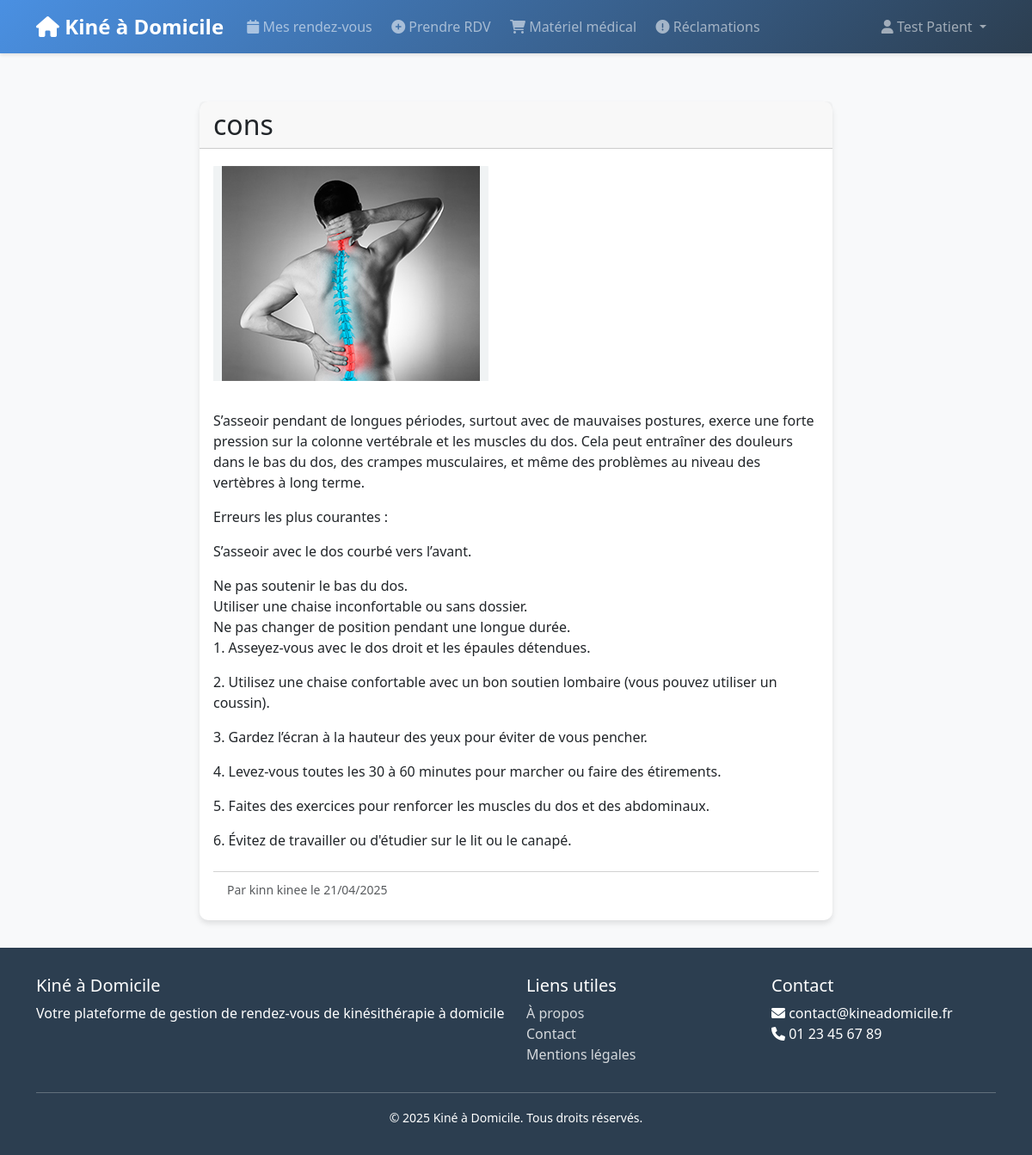
The page /appointments/conseils/1/ (signed in) on the database its author committed.
### users/models.py (models this page shows)
class Utilisateur(AbstractUser):
    class Role(models.TextChoices):
        ADMIN = 'ADMIN', _('Administrateur')
        PATIENT = 'PATIENT', _('Patient')
        KINE = 'KINE', _('Kinésithérapeute')
        VENDEUR = 'VENDEUR', _('Vendeur')
    role = models.CharField(
        max_length=10,
        choices=Role.choices,
        default=Role.PATIENT,
    )
    date_naissance = models.DateField(null=True, blank=True)
    telephone = models.CharField(max_length=15, blank=True)

### appointments/models.py (models this page shows, shortened)
class Conseil(models.Model):
    TYPE_CHOICES = [
        ('CONSEIL', 'Conseil'),
        ('VIDEO', 'Vidéo'),
        ('IMAGE', 'Image'),
    ]
    kine = models.ForeignKey(Utilisateur, on_delete=models.CASCADE, related_name='conseils')
    titre = models.CharField(max_length=200)
    type_contenu = models.CharField(max_length=10, choices=TYPE_CHOICES)
    contenu = models.TextField()
    media = models.FileField(upload_to='conseils/', blank=True, null=True)
    date_creation = models.DateTimeField(auto_now_add=True)
    patients = models.ManyToManyField(Utilisateur, related_name='conseils_recus', blank=True)
    est_public = models.BooleanField(default=False)
    class Meta:
        verbose_name = "Conseil"
        verbose_name_plural = "Conseils"
        ordering = ['-date_creation']

### appointments/views.py (the view)
# urls.py: path('conseils/<int:pk>/', views.conseil_detail, name='conseil_detail'),
@login_required
def conseil_detail(request, pk):
    conseil = get_object_or_404(Conseil, pk=pk)
    if request.user != conseil.kine and request.user not in conseil.patients.all() and not conseil.est_public:
        messages.error(request, "Vous n'avez pas accès à ce conseil.")
        return redirect('appointments:conseil_list')
    return render(request, 'appointments/conseil_detail.html', {'conseil': conseil})

### templates/appointments/conseil_detail.html (shortened to what this page needs)
{% extends 'base.html' %}
{% block content %}
<div class="container mt-4">
    <div class="row">
        <div class="col-md-8 offset-md-2">
            <div class="card">
                <div class="card-header">
                    <h2 class="mb-0">{{ conseil.titre }}</h2>
                </div>
                <div class="card-body">
                    {% if conseil.type_contenu == 'VIDEO' and conseil.media %}
                    <div class="ratio ratio-16x9 mb-4">
                        <video controls>
                            <source src="{{ conseil.media.url }}" type="video/mp4">
                            Votre navigateur ne supporte pas la lecture de vidéos.
                        </video>
                    </div>
                    {% elif conseil.type_contenu == 'IMAGE' and conseil.media %}
                    <img src="{{ conseil.media.url }}" class="img-fluid rounded mb-4" alt="{{ conseil.titre }}">
                    {% endif %}
                    <div class="mb-4">
                        {{ conseil.contenu|linebreaks }}
                    </div>
                    <div class="card-footer bg-transparent">
                        <div class="d-flex justify-content-between align-items-center">
                            <div>
                                <small class="text-muted">
                                    Par {{ conseil.kine.get_full_name }} le {{ conseil.date_creation|date:"d/m/Y" }}
                                </small>
                            </div>
                        </div>
                    </div>
                </div>
            </div>
        </div>
    </div>
</div>
{% endblock %}

### templates/base.html (shortened to what this page needs)
<!DOCTYPE html>
<html lang="fr">
<head>
    <link href="https://cdn.jsdelivr.net/npm/bootstrap@5.3.0/dist/css/bootstrap.min.css" rel="stylesheet">
    <link href="https://cdnjs.cloudflare.com/ajax/libs/font-awesome/6.0.0/css/all.min.css" rel="stylesheet">
    <link href="https://cdnjs.cloudflare.com/ajax/libs/tempusdominus-bootstrap-4/5.39.0/css/tempusdominus-bootstrap-4.min.css" rel="stylesheet">
</head>
<body>
    <nav class="navbar navbar-expand-lg navbar-dark">
        <div class="container">
            <a class="navbar-brand" href="{% url 'home' %}">
                <i class="fas fa-home"></i> Kiné à Domicile
            </a>
            <div class="collapse navbar-collapse" id="navbarNav">
                <ul class="navbar-nav me-auto">
                    {% if user.is_authenticated %}
                        {% if user.role == 'PATIENT' %}
                        <li class="nav-item">
                            <a class="nav-link" href="{% url 'appointments:list' %}">
                                <i class="fas fa-calendar"></i> Mes rendez-vous
                            </a>
                        </li>
                        <li class="nav-item">
                            <a class="nav-link" href="{% url 'appointments:create' %}">
                                <i class="fas fa-plus-circle"></i> Prendre RDV
                            </a>
                        </li>
                        <li class="nav-item">
                            <a class="nav-link" href="{% url 'equipment:list' %}">
                                <i class="fas fa-shopping-cart"></i> Matériel médical
                            </a>
                        </li>
                        <li class="nav-item">
                            <a class="nav-link" href="{% url 'complaints:create' %}">
                                <i class="fas fa-exclamation-circle"></i> Réclamations
                            </a>
                        </li>
                        {% endif %}
                    {% endif %}
                </ul>
                <ul class="navbar-nav">
                    {% if user.is_authenticated %}
                    <li class="nav-item dropdown">
                        <a class="nav-link dropdown-toggle" href="#" id="navbarDropdown" role="button" data-bs-toggle="dropdown">
                            <i class="fas fa-user"></i> {{ user.get_full_name }}
                        </a>
                    </li>
                    {% endif %}
                </ul>
            </div>
        </div>
    </nav>
    <div class="content">
        {% block content %}{% endblock %}
    </div>
    <footer class="footer">
        <div class="container">
            <div class="row">
                <div class="col-md-6">
                    <h5>Kiné à Domicile</h5>
                    <p>
                        Votre plateforme de gestion de rendez-vous de kinésithérapie à domicile
                    </p>
                </div>
                <div class="col-md-3">
                    <h5>Liens utiles</h5>
                    <ul class="list-unstyled">
                        <li><a href="{% url 'about' %}">À propos</a></li>
                        <li><a href="{% url 'contact' %}">Contact</a></li>
                        <li><a href="{% url 'legal' %}">Mentions légales</a></li>
                    </ul>
                </div>
                <div class="col-md-3">
                    <h5>Contact</h5>
                    <ul class="list-unstyled">
                        <li><i class="fas fa-envelope"></i> contact@kineadomicile.fr</li>
                        <li><i class="fas fa-phone"></i> 01 23 45 67 89</li>
                    </ul>
                </div>
            </div>
            <hr>
            <div class="text-center">
                <small>&copy; {% now "Y" %} Kiné à Domicile. Tous droits réservés.</small>
            </div>
        </div>
    </footer>
</body>
</html>

### templates/base.html (style rules this page uses)
:root { --primary-color: #4a90e2; --secondary-color: #2c3e50; --accent-color: #e74c3c; --light-bg: #f8f9fa; --dark-bg: #343a40; }
body { min-height: 100vh; display: flex; flex-direction: column; background-color: var(--light-bg); font-family: 'Segoe UI', Tahoma, Geneva, Verdana, sans-serif; }
.navbar { background: linear-gradient(135deg, var(--primary-color), var(--secondary-color)); box-shadow: 0 2px 4px rgba(0,0,0,0.1); }
.navbar-brand { font-weight: 600; font-size: 1.5rem; }
.nav-link { font-weight: 500; transition: all 0.3s ease; padding: 0.5rem 1rem; border-radius: 5px; margin: 0 0.2rem; }
.content { flex: 1; padding: 2rem 0; }
.footer { background: var(--secondary-color); color: white; padding: 2rem 0; margin-top: auto; }
.footer a { color: rgba(255,255,255,0.8); text-decoration: none; transition: all 0.3s ease; }
.card { border: none; border-radius: 10px; box-shadow: 0 4px 6px rgba(0,0,0,0.1); transition: all 0.3s ease; }

### rows shown on the page
Utilisateur: get_full_name "Test Patient"
Conseil: titre "cons", media (picture), contenu "S’asseoir pendant de longues périodes, surtout avec de mauvaises postures, exerce une forte pression sur la colonne vertébrale et les muscles du dos. Cela peut entraîner des douleurs dans le bas du dos, des crampes musculaires, et même des problèmes au niveau des vertèbres à long terme. Erreurs les plus courantes : S’asseoir avec le dos courbé vers l’avant. Ne pas soutenir le bas du dos. Utiliser une chaise inconfortable ou sans dossier. Ne pas changer de position pendant une longue durée. 1. Asseyez-vous avec le dos droit et les épaules détendues. 2. Utilisez une chaise confortable avec un bon soutien lombaire (vous pouvez utiliser un coussin). 3. Gardez l’écran à la hauteur des yeux pour…", kine.get_full_name "kinn kinee", date_creation "21/04/2025"
